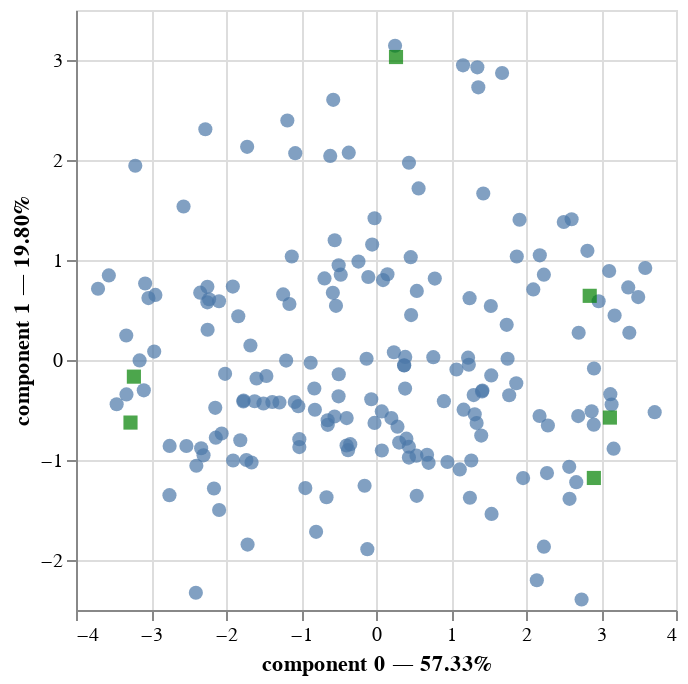

Notebook code for this chart:
### Markdown cell above
Below we create a biplot of the phenotypes means.  This is an interactive plot so you can use the mouse to identify the ages (green squares) and phenotypes (blue points).

### Code cell
dcmn = dc.loc[:, [not("sd" in x) for x in dc.columns]]
pca = prince.PCA(n_components=2)
pca = pca.fit(dcmn)
pca.plot(dcmn)

### Figure 1 — Vega-Lite specification as saved in the notebook (floating-point values rounded to 4 significant figures; data arrays with more than 128 entries replaced by an {"elided": "..."} marker saying what was removed)
{"config": {"view": {"continuousWidth": 300, "continuousHeight": 300}}, "layer": [{"data": {"name": "data-958b3564c77baac9143919d8ead68d31"}, "mark": {"type": "circle", "size": 50}, "encoding": {"tooltip": [{"field": "index", "type": "nominal"}, {"field": "component 0", "type": "quantitative"}, {"field": "component 1", "type": "quantitative"}], "x": {"axis": {"title": "component 0 — 57.33%"}, "field": "component 0", "scale": {"zero": false}, "type": "quantitative"}, "y": {"axis": {"title": "component 1 — 19.80%"}, "field": "component 1", "scale": {"zero": false}, "type": "quantitative"}}, "name": "view_10"}, {"data": {"name": "data-425764a50785e2ca5459722cac216c36"}, "mark": {"type": "square", "color": "green", "size": 50}, "encoding": {"tooltip": [{"field": "variable", "type": "nominal"}], "x": {"field": "component 0", "scale": {"zero": false}, "type": "quantitative"}, "y": {"field": "component 1", "scale": {"zero": false}, "type": "quantitative"}}}], "params": [{"name": "param_10", "select": {"type": "interval", "encodings": ["x", "y"]}, "bind": "scales", "views": ["view_10"]}], "$schema": "https://vega.github.io/schema/vega-lite/v5.20.1.json", "datasets": {"data-958b3564c77baac9143919d8ead68d31": {"elided": "182 records"}, "data-425764a50785e2ca5459722cac216c36": [{"variable": "3_mn", "component 0": 3.119, "component 1": -0.5757, "label": "3_mn"}, {"variable": "5_mn", "component 0": 2.905, "component 1": -1.18, "label": "5_mn"}, {"variable": "8_mn", "component 0": 2.85, "component 1": 0.6417, "label": "8_mn"}, {"variable": "14_mn", "component 0": 0.2667, "component 1": 3.03, "label": "14_mn"}, {"variable": "20_mn", "component 0": -3.273, "component 1": -0.6257, "label": "20_mn"}, {"variable": "26_mn", "component 0": -3.228, "component 1": -0.1664, "label": "26_mn"}]}}
